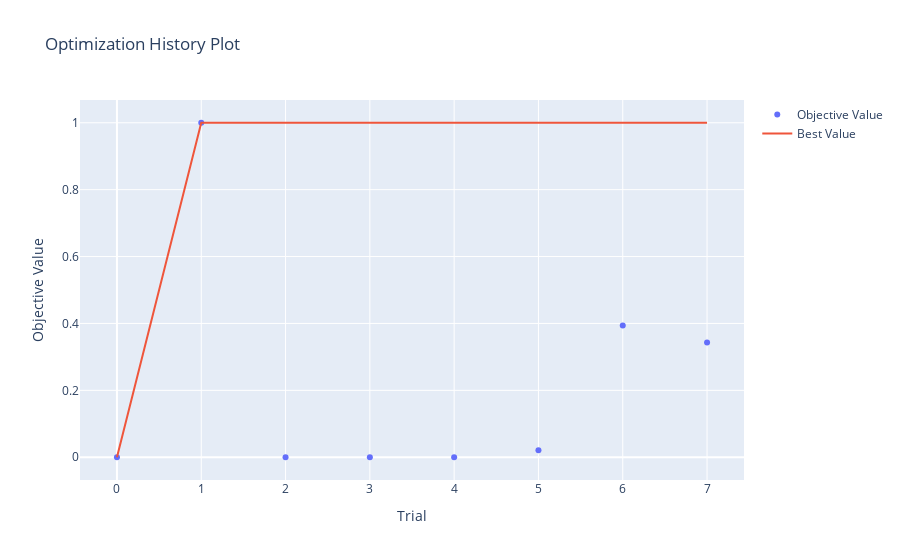

The cell this chart's notebook holds for it:
### Code cell
optuna.visualization.plot_optimization_history(study)

### Figure 1 — Plotly figure (JSON) as saved in the notebook; plotly's stock layout.template omitted (floating-point values rounded to 4 significant figures)
{"data": [{"mode": "markers", "name": "Objective Value", "type": "scatter", "x": [0, 1, 2, 3, 4, 5, 6, 7], "y": [0, 1, 0, 0, 0, 0.02121, 0.3939, 0.343]}, {"mode": "lines", "name": "Best Value", "type": "scatter", "x": [0, 1, 2, 3, 4, 5, 6, 7], "y": [0, 1, 1, 1, 1, 1, 1, 1]}, {"marker": {"color": "#cccccc"}, "mode": "markers", "name": "Infeasible Trial", "showlegend": false, "type": "scatter", "x": [], "y": []}], "layout": {"title": {"text": "Optimization History Plot"}, "xaxis": {"title": {"text": "Trial"}}, "yaxis": {"title": {"text": "Objective Value"}}}}
